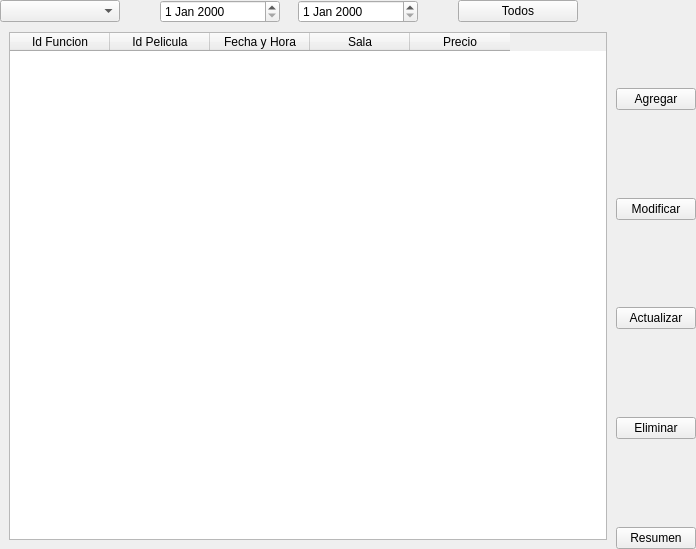
            <widget class="QWidget" name="page">
             <layout class="QHBoxLayout" name="horizontalLayout_11">
              <property name="spacing">
               <number>0</number>
              </property>
              <property name="leftMargin">
               <number>0</number>
              </property>
              <property name="topMargin">
               <number>0</number>
              </property>
              <property name="rightMargin">
               <number>0</number>
              </property>
              <property name="bottomMargin">
               <number>0</number>
              </property>
              <item>
               <widget class="QWidget" name="widget_12" native="true">
                <layout class="QVBoxLayout" name="verticalLayout_38">
                 <property name="spacing">
                  <number>0</number>
                 </property>
                 <property name="leftMargin">
                  <number>0</number>
                 </property>
                 <property name="topMargin">
                  <number>0</number>
                 </property>
                 <property name="rightMargin">
                  <number>0</number>
                 </property>
                 <property name="bottomMargin">
                  <number>0</number>
                 </property>
                 <item>
                  <widget class="QWidget" name="widget_40" native="true">
                   <property name="maximumSize">
                    <size>
                     <width>16777215</width>
                     <height>100</height>
                    </size>
                   </property>
                   <layout class="QVBoxLayout" name="verticalLayout_16">
                    <property name="spacing">
                     <number>0</number>
                    </property>
                    <property name="leftMargin">
                     <number>0</number>
                    </property>
                    <property name="topMargin">
                     <number>0</number>
                    </property>
                    <property name="rightMargin">
                     <number>0</number>
                    </property>
                    <property name="bottomMargin">
                     <number>0</number>
                    </property>
                    <item>
                     <layout class="QHBoxLayout" name="horizontalLayout_15">
                      <property name="spacing">
                       <number>0</number>
                      </property>
                      <item>
                       <widget class="QComboBox" name="comboBox_idfunciones">
                        <property name="minimumSize">
                         <size>
                          <width>120</width>
                          <height>0</height>
                         </size>
                        </property>
                       </widget>
                      </item>
                      <item>
                       <spacer name="horizontalSpacer_8">
                        <property name="orientation">
                         <enum>Qt::Horizontal</enum>
                        </property>
                        <property name="sizeHint" stdset="0">
                         <size>
                          <width>40</width>
                          <height>20</height>
                         </size>
                        </property>
                       </spacer>
                      </item>
                      <item>
                       <widget class="QDateEdit" name="fecha_filtro_inicio_f">
                        <property name="minimumSize">
                         <size>
                          <width>120</width>
                          <height>0</height>
                         </size>
                        </property>
                       </widget>
                      </item>
                      <item>
                       <spacer name="horizontalSpacer_9">
                        <property name="orientation">
                         <enum>Qt::Horizontal</enum>
                        </property>
                        <property name="sizeHint" stdset="0">
                         <size>
                          <width>18</width>
                          <height>20</height>
                         </size>
                        </property>
                       </spacer>
                      </item>
                      <item>
                       <widget class="QDateEdit" name="fecha_filtro_fin_f">
                        <property name="minimumSize">
                         <size>
                          <width>120</width>
                          <height>0</height>
                         </size>
                        </property>
                       </widget>
                      </item>
                      <item>
                       <spacer name="horizontalSpacer_11">
                        <property name="orientation">
                         <enum>Qt::Horizontal</enum>
                        </property>
                        <property name="sizeHint" stdset="0">
                         <size>
                          <width>40</width>
                          <height>20</height>
                         </size>
                        </property>
                       </spacer>
                      </item>
                      <item>
                       <widget class="QPushButton" name="btn_mostrar_todo_funcion">
                        <property name="minimumSize">
                         <size>
                          <width>120</width>
                          <height>0</height>
                         </size>
                        </property>
                        <property name="text">
                         <string>Todos</string>
                        </property>
                       </widget>
                      </item>
                      <item>
                       <spacer name="horizontalSpacer_10">
                        <property name="orientation">
                         <enum>Qt::Horizontal</enum>
                        </property>
                        <property name="sizeHint" stdset="0">
                         <size>
                          <width>38</width>
                          <height>20</height>
                         </size>
                        </property>
                       </spacer>
                      </item>
                     </layout>
                    </item>
                   </layout>
                  </widget>
                 </item>
                 <item>
                  <widget class="QWidget" name="widget_41" native="true">
                   <property name="maximumSize">
                    <size>
                     <width>16777215</width>
                     <height>550</height>
                    </size>
                   </property>
                   <layout class="QVBoxLayout" name="verticalLayout_39">
                    <item>
                     <widget class="QTableWidget" name="tableWidget_funciones">
                      <column>
                       <property name="text">
                        <string>Id Funcion</string>
                       </property>
                      </column>
                      <column>
                       <property name="text">
                        <string>Id Pelicula</string>
                       </property>
                      </column>
                      <column>
                       <property name="text">
                        <string>Fecha y Hora</string>
                       </property>
                      </column>
                      <column>
                       <property name="text">
                        <string>Sala</string>
                       </property>
                      </column>
                      <column>
                       <property name="text">
                        <string>Precio</string>
                       </property>
                      </column>
                     </widget>
                    </item>
                   </layout>
                  </widget>
                 </item>
                </layout>
               </widget>
              </item>
              <item>
               <widget class="QWidget" name="widget_13" native="true">
                <property name="maximumSize">
                 <size>
                  <width>100</width>
                  <height>16777215</height>
                 </size>
                </property>
                <layout class="QVBoxLayout" name="verticalLayout_37">
                 <property name="spacing">
                  <number>0</number>
                 </property>
                 <property name="leftMargin">
                  <number>0</number>
                 </property>
                 <property name="topMargin">
                  <number>0</number>
                 </property>
                 <property name="rightMargin">
                  <number>0</number>
                 </property>
                 <property name="bottomMargin">
                  <number>0</number>
                 </property>
                 <item>
                  <spacer name="verticalSpacer_2">
                   <property name="orientation">
                    <enum>Qt::Vertical</enum>
                   </property>
                   <property name="sizeHint" stdset="0">
                    <size>
                     <width>20</width>
                     <height>88</height>
                    </size>
                   </property>
                  </spacer>
                 </item>
                 <item>
                  <widget class="QPushButton" name="btn_agregar_funcion">
                   <property name="text">
                    <string>Agregar</string>
                   </property>
                  </widget>
                 </item>
                 <item>
                  <spacer name="verticalSpacer_3">
                   <property name="orientation">
                    <enum>Qt::Vertical</enum>
                   </property>
                   <property name="sizeHint" stdset="0">
                    <size>
                     <width>20</width>
                     <height>88</height>
                    </size>
                   </property>
                  </spacer>
                 </item>
                 <item>
                  <widget class="QPushButton" name="btn_modificar_funcion">
                   <property name="text">
                    <string>Modificar</string>
                   </property>
                  </widget>
                 </item>
                 <item>
                  <spacer name="verticalSpacer_4">
                   <property name="orientation">
                    <enum>Qt::Vertical</enum>
                   </property>
                   <property name="sizeHint" stdset="0">
                    <size>
                     <width>20</width>
                     <height>87</height>
                    </size>
                   </property>
                  </spacer>
                 </item>
                 <item>
                  <widget class="QPushButton" name="btn_actualizar_funcion">
                   <property name="text">
                    <string>Actualizar</string>
                   </property>
                  </widget>
                 </item>
                 <item>
                  <spacer name="verticalSpacer_5">
                   <property name="orientation">
                    <enum>Qt::Vertical</enum>
                   </property>
                   <property name="sizeHint" stdset="0">
                    <size>
                     <width>20</width>
                     <height>88</height>
                    </size>
                   </property>
                  </spacer>
                 </item>
                 <item>
                  <widget class="QPushButton" name="btn_eliminar_funcion">
                   <property name="text">
                    <string>Eliminar</string>
                   </property>
                  </widget>
                 </item>
                 <item>
                  <spacer name="verticalSpacer_6">
                   <property name="orientation">
                    <enum>Qt::Vertical</enum>
                   </property>
                   <property name="sizeHint" stdset="0">
                    <size>
                     <width>20</width>
                     <height>88</height>
                    </size>
                   </property>
                  </spacer>
                 </item>
                 <item>
                  <widget class="QPushButton" name="btn_resumen_funcion">
                   <property name="text">
                    <string>Resumen</string>
                   </property>
                  </widget>
                 </item>
                </layout>
               </widget>
              </item>
             </layout>
            </widget>
